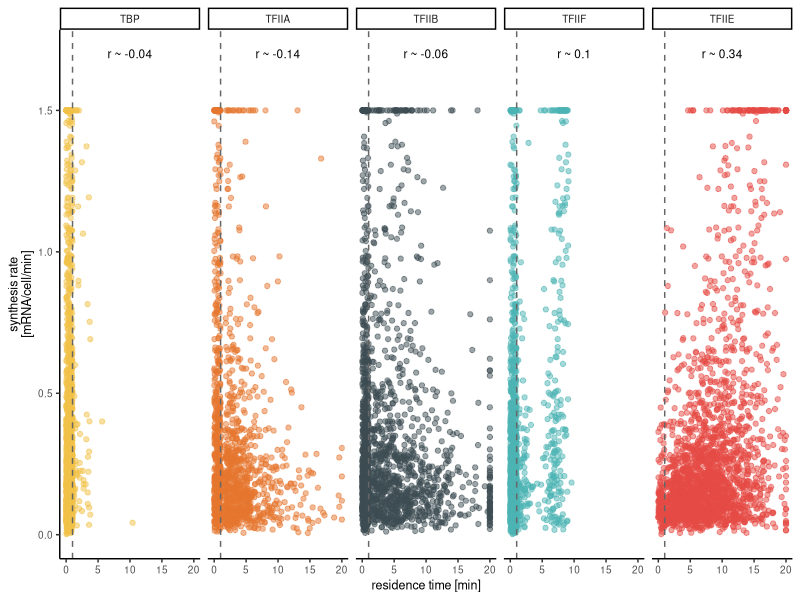

Source code (R):
rm(list = ls())

library(tidyverse)

set.seed(42)

# load synthesis rates
synthesisRates = read.csv("data/synthesisRates.csv")

# upload table with residence times replace <1 min with a random number between 0-1
resTimes = read.csv("data/residence_times_all.csv") %>% 
  pivot_longer(cols = TBP:TFIIF, names_to = "factorName", values_to = "resTime", values_drop_na = TRUE) %>% 
  distinct()

plotResTime = resTimes %>% 
  mutate(randNum = runif(nrow(resTimes), min=0, max=1)) %>% 
  mutate(resTimesNum = ifelse(resTime == "<1", randNum, as.numeric(resTime))) %>% 
  mutate(resTimesNumCropped = ifelse(resTimesNum > 20, 20, resTimesNum)) %>% 
  inner_join(synthesisRates) %>% 
  mutate(croppedRate = ifelse(synthesis_perCell_perMin > 1.5, 1.5, synthesis_perCell_perMin))
plotResTime$factorName = factor(plotResTime$factorName, levels = c("TBP", "TFIIA", "TFIIB", 
                                                                   "TFIIF", "TFIIE"))
# get correlations between residence times and synthesis rates
correlations = plotResTime %>% 
  group_by(factorName) %>% 
  summarise(correlation = cor(synthesis_perCell_perMin, resTimesNum)) %>% 
  mutate(myLabel = paste0("r ~ ", round(correlation, digits = 2)))
correlations$factorName = factor(correlations$factorName, levels = c("TBP", "TFIIA", "TFIIB", 
                                                                   "TFIIF", "TFIIE"))
# plot
colorPalette = c("#F2C249", "#E6772E", "#3D4C53", "#4DB3B3", "#E64A45")
p = ggplot(plotResTime, aes(x = resTimesNumCropped, y = croppedRate, color = factorName))
p + geom_point(alpha = 0.5) + 
  geom_vline(xintercept = 1, linetype = "dashed", color = "grey40") + 
  theme_classic() +
  ylab(paste("synthesis rate", "[mRNA/cell/min]", sep = "\n")) +
  xlab("residence time [min]") +
  theme(panel.background = element_rect(fill = "transparent"), # bg of the panel
        plot.background = element_rect(fill = "transparent", color = NA),
        text = element_text(size=9),
        legend.position = "none",
        panel.grid.major = element_blank(), 
        panel.grid.minor = element_blank()) +
  geom_text(data = correlations, aes(label = myLabel), y = 1.7, x = 10, color = "black", size = 3) +
  facet_wrap(~factorName, nrow = 1) +
  scale_color_manual(values = colorPalette) +
  #geom_smooth(method = "lm", color = "black") +
  ylim(0, 1.7)
#ggsave("figures/panels/figS5/resTime_vs_synthesisRate.pdf", width = 17, height = 4.5, units = "cm")
